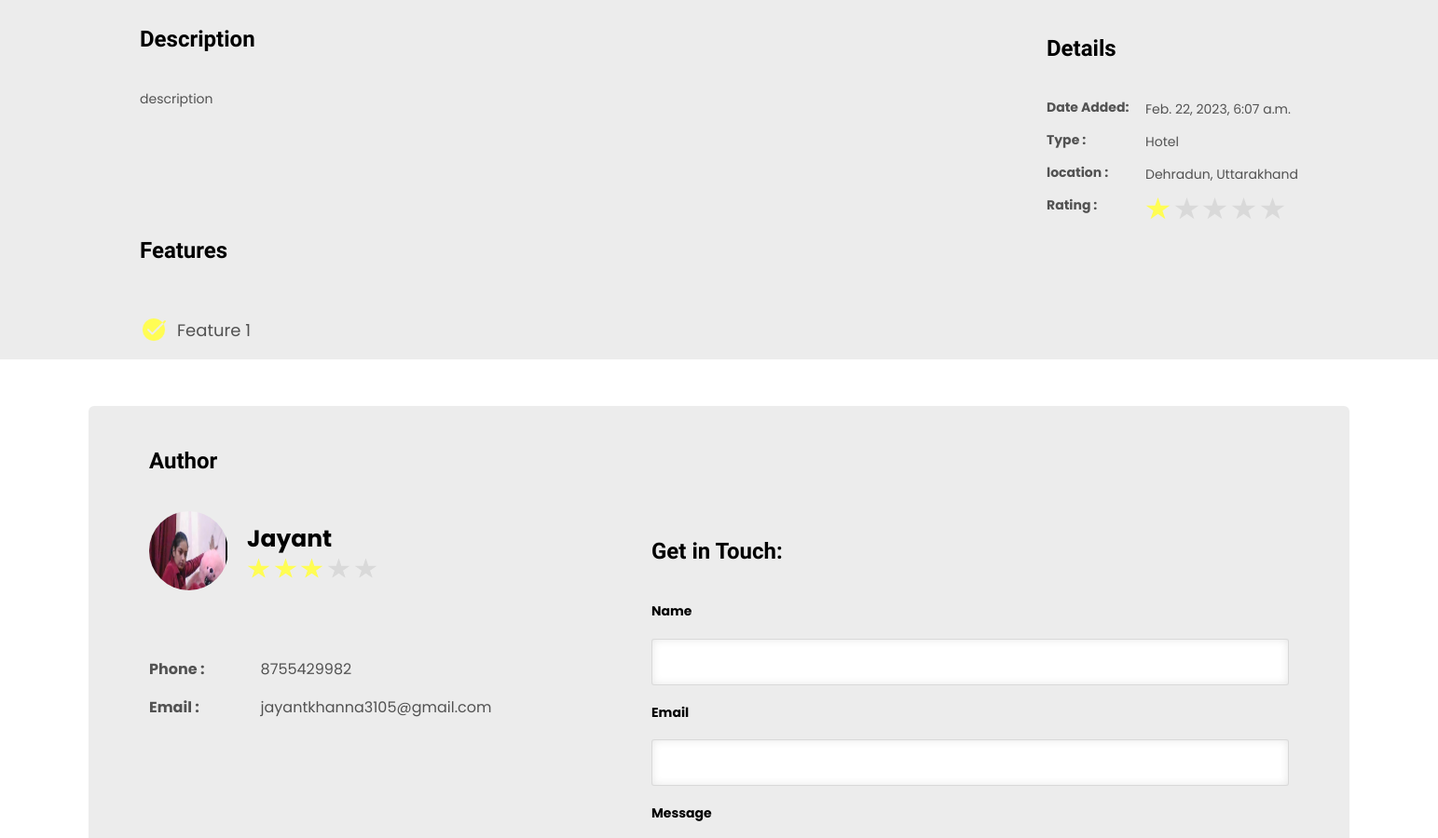
The page /showlisting?listing_id=9 (middle part) on the database as committed earlier.
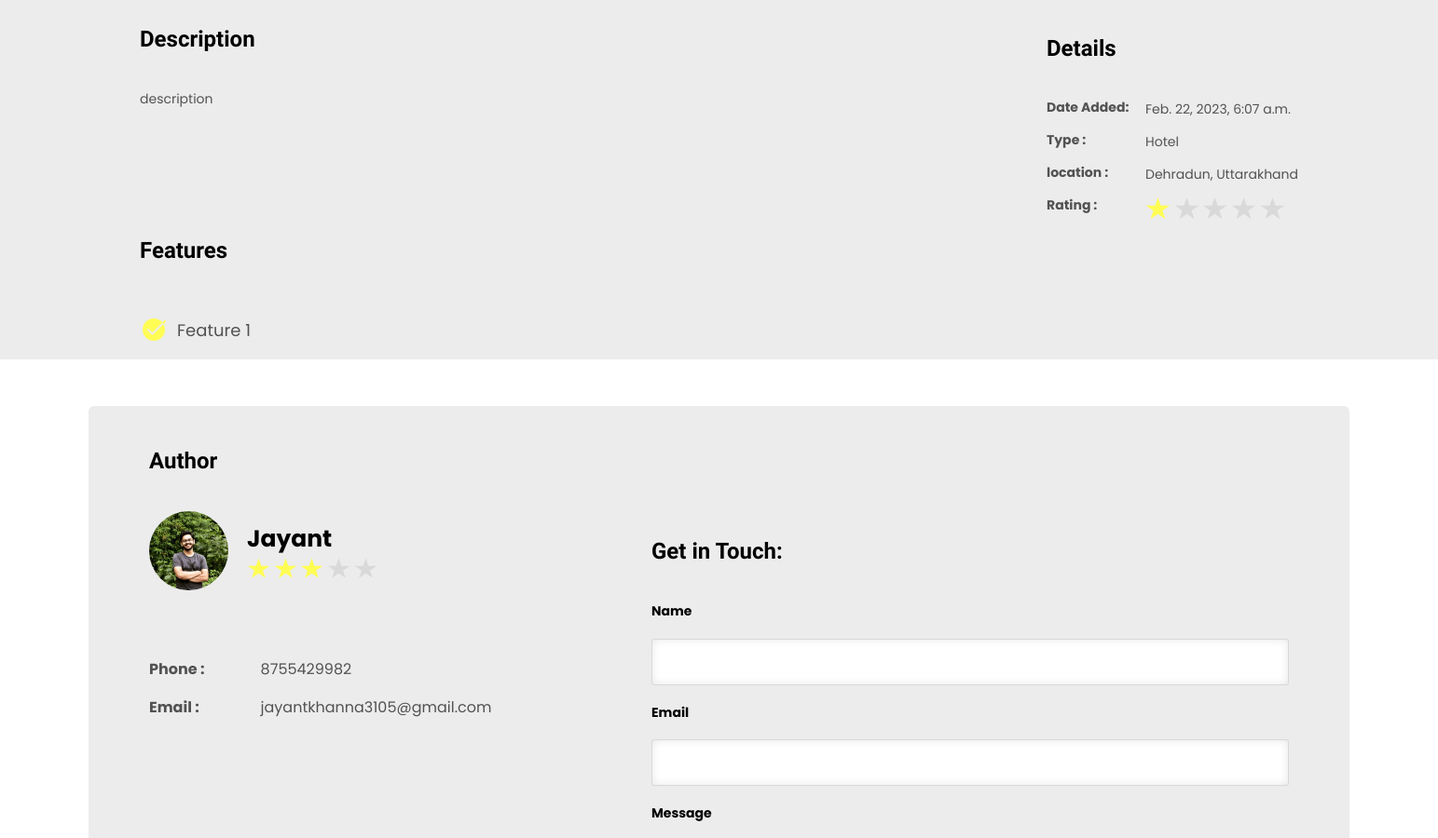
The same page on the database as committed later.
### Nairobi_app/models.py (models this page shows)
class User(models.Model):
    username = models.CharField(max_length=100)
    description = models.CharField(max_length=10000)
    password = models.CharField(max_length=100)
    ad_count = models.CharField(max_length=100,default="0")
    email = models.EmailField(max_length=100)
    phone = models.CharField(max_length=100)
    package = models.CharField(max_length=100,blank=True,null=True)
    rating = models.CharField(max_length=100,default="0")
    image = models.ImageField(upload_to='static/user_images/', default='static/user_images/default_img.jpg')
    private_token = models.CharField(max_length=100)
    facebook = models.CharField(max_length=100,blank=True,null=True)
    twitter = models.CharField(max_length=100,blank=True,null=True)
    instagram = models.CharField(max_length=100,blank=True,null=True)

### Nairobi_app/views.py (the view)
# urls.py: path('showlisting', views.showlisting, name='showlisting'),
def showlisting(request):
    if "listing_id" in request.GET:
        listingid = request.GET['listing_id']
        listingid = int(listingid)
        if Listing.objects.filter(id=listingid).exists():
            listing = Listing.objects.get(id=listingid)
            user = listing.user
            similar_listing = Listing.objects.filter(user=user.id)
            flag = 0
            if len(similar_listing) > 1:
                similar_listing = similar_listing.exclude(id=listing.id)
                similar_listing = similar_listing[0]
                flag =1
            username = user.username.split(" ")[0].capitalize()
            listingname = listing.name.capitalize()
            reviews = ListingReviews.objects.filter(listing=listing)
            if flag == 0 and len(similar_listing) == 1:
                return render(request, 'showlisting.html',{'user': user, 'username': username, 'listing': listing, 'listingname': listingname, 'similar_listing': listing, 'reviews': reviews})
            return render(request, 'showlisting.html',{'user': user, 'username': username, 'listing': listing, 'listingname': listingname, 'similar_listing': similar_listing, 'reviews': reviews})
        else:
            return redirect('home')
    else:
        return redirect('home')

### templates/showlisting.html (shortened to what the changed rows need)
{% load static %}
<!DOCTYPE html>
<html lang="en">
<head>
    <link rel="stylesheet" href="https://cdnjs.cloudflare.com/ajax/libs/font-awesome/4.7.0/css/font-awesome.min.css">
    <link rel="stylesheet" href="https://cdnjs.cloudflare.com/ajax/libs/font-awesome/6.2.1/css/all.min.css"/>
    <link rel="stylesheet" href="{% static 'css/bootstrap.css' %}" type="text/css">
    <link rel="stylesheet" href="{% static 'css/font-awesome.css' %}" type="text/css">
    <link rel="stylesheet" href="{% static 'css/selectize.css' %}" type="text/css">
    <link rel="stylesheet" href="{% static 'css/style.css' %}">
    <link rel="stylesheet" href="../static/css/style.css">
    <link rel="stylesheet" href="{% static 'css/index.css' %}">
    <link rel="stylesheet" href="{% static 'css/user_profile.css' %}">
    <link rel="stylesheet" href="{% static 'css/showlisting.css' %}">
</head>
<body>
    <section id="details">
        <div id="description">
            <div id="heading_description">
                <h2>Description</h2>
            </div>
        </div>
        <div>
            <div id="heading_details">
                <h2>Details</h2>
            </div>
        </div>
    </section>
    <section id="features">
        <div id="heading_features">
            <h2>Features</h2>
        </div>
    </section>
    <section id="contact_author_outer">
        <section id="contact_author">
            <div id="contact_author_heading">
                <h2>Author</h2>
            </div>
            <div id="contact_author_info">
                <div>
                    <div id="info_main">
                        <div>
                            <img src="{{user.image.url}}" alt="">
                        </div>
                    </div>
                    <div id="contact_info">
                        <div id="phone_email_final">
                            <p>{{user.phone}}</p>
                            <p>{{user.email}}</p>
                        </div>
                    </div>
                </div>
                <div id="form_contact_author">
                    <h2>Get in Touch: </h2>
                </div>
            </div>
        </section>
    </section>
</body>
</html>

Rows that differ between the two databases and show on the page:
changed User "jayantkhanna3105@gmail.com": image: a different picture
